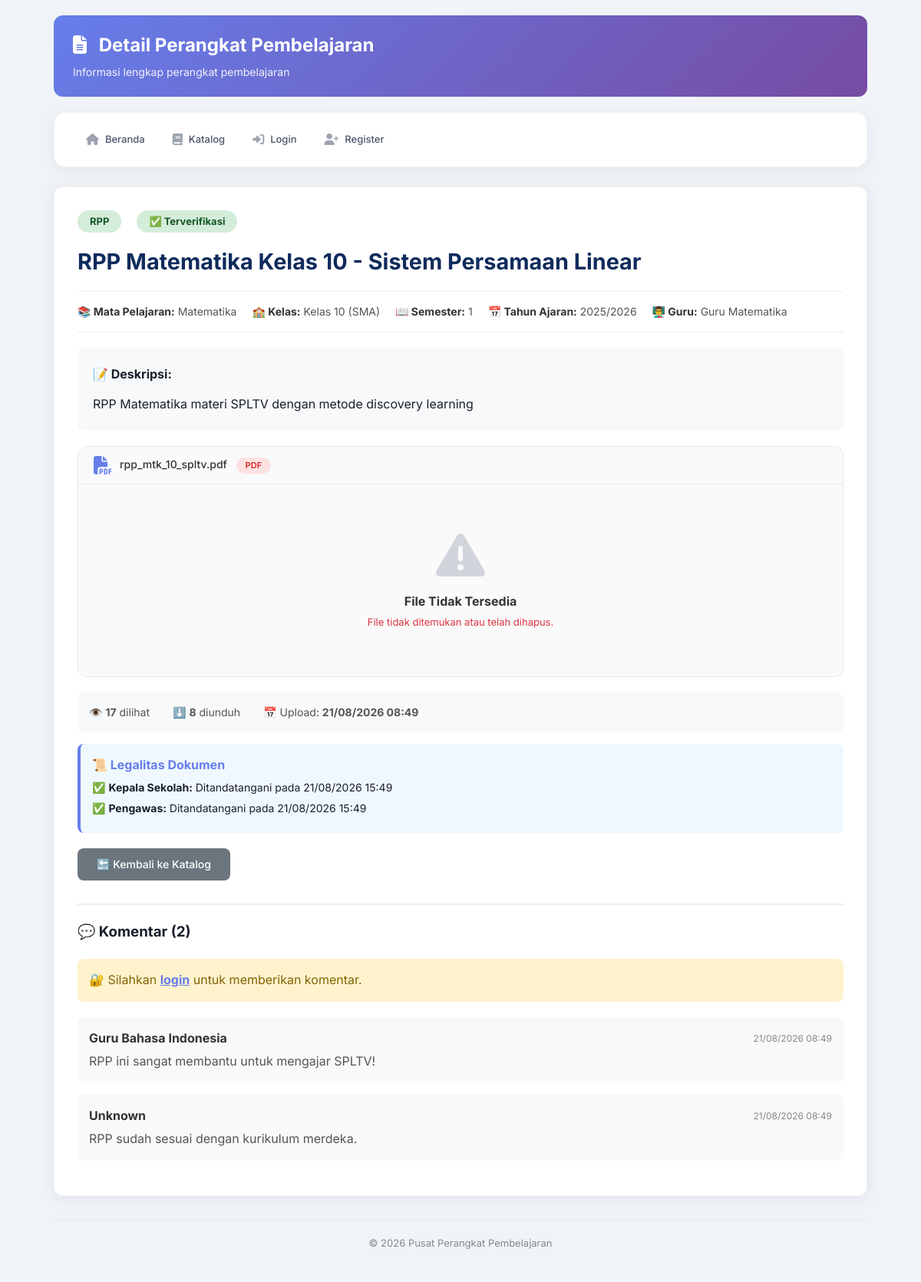
Screenshot of /detail.php?id=1 with the database file from the repository.
### tables this page shows
CREATE TABLE `perangkat` (
  `id` int(11) NOT NULL,
  `judul` varchar(200) NOT NULL,
  `deskripsi` text DEFAULT NULL,
  `jenis` enum('RPP','Modul','PPT','Video','Soal','Lainnya') NOT NULL,
  `file_path` varchar(255) NOT NULL,
  `thumbnail` varchar(255) DEFAULT NULL,
  `semester` enum('1','2') NOT NULL,
  `tahun_ajaran` varchar(9) NOT NULL,
  `id_mapel` int(11) DEFAULT NULL,
  `id_kelas` int(11) DEFAULT NULL,
  `id_guru` int(11) DEFAULT NULL,
  `status` enum('draft','pending_kepsek','ditolak_kepsek','pending_pengawas','ditolak_pengawas','terverifikasi') DEFAULT 'draft',
  `ttd_kepsek` varchar(255) DEFAULT NULL,
  `ttd_kepsek_date` datetime DEFAULT NULL,
  `catatan_kepsek` text DEFAULT NULL,
  `ttd_pengawas` varchar(255) DEFAULT NULL,
  `ttd_pengawas_date` datetime DEFAULT NULL,
  `catatan_pengawas` text DEFAULT NULL,
  `views` int(11) DEFAULT 0,
  `downloads` int(11) DEFAULT 0,
  `created_at` timestamp NOT NULL DEFAULT current_timestamp(),
  `updated_at` timestamp NOT NULL DEFAULT current_timestamp() ON UPDATE current_timestamp()
);

CREATE TABLE `mata_pelajaran` (
  `id` int(11) NOT NULL,
  `nama_mapel` varchar(50) NOT NULL,
  `kode_mapel` varchar(10) NOT NULL
);

CREATE TABLE `kelas` (
  `id` int(11) NOT NULL,
  `nama_kelas` varchar(10) NOT NULL,
  `jenjang` varchar(20) DEFAULT 'SMA'
);

CREATE TABLE `users` (
  `id` int(11) NOT NULL,
  `name` varchar(100) NOT NULL,
  `email` varchar(100) NOT NULL,
  `password` varchar(255) NOT NULL,
  `role` enum('guru','kepala_sekolah','pengawas','dinas','admin') NOT NULL,
  `nip` varchar(20) DEFAULT NULL,
  `sekolah` varchar(100) DEFAULT NULL,
  `sekolah_id` int(11) DEFAULT NULL,
  `phone` varchar(15) DEFAULT NULL,
  `photo` varchar(255) DEFAULT NULL,
  `is_active` tinyint(1) DEFAULT 1,
  `created_at` timestamp NOT NULL DEFAULT current_timestamp(),
  `updated_at` timestamp NOT NULL DEFAULT current_timestamp() ON UPDATE current_timestamp()
);

CREATE TABLE `komentar` (
  `id` int(11) NOT NULL,
  `id_perangkat` int(11) DEFAULT NULL,
  `id_user` int(11) DEFAULT NULL,
  `komentar` text DEFAULT NULL,
  `created_at` timestamp NOT NULL DEFAULT current_timestamp()
);

### config/database.php (called while the page is built, shortened)
<?php
$host = 'localhost';
$username = 'root';
$password = '';
$database = 'perangkat_pembelajaran';
$conn = mysqli_connect($host, $username, $password, $database);
mysqli_set_charset($conn, "utf8mb4");
function fetchAll($sql) {
    global $conn;
    $result = mysqli_query($conn, $sql);
    $data = [];
    while ($row = mysqli_fetch_assoc($result)) {
        $data[] = $row;
    }
    return $data;
}
function fetchOne($sql) {
    global $conn;
    $result = mysqli_query($conn, $sql);
    return mysqli_fetch_assoc($result);
}
?>

### detail.php (the view, shortened to what this page needs)
<?php
include_once 'config/database.php';
$id = isset($_GET['id']) ? (int)$_GET['id'] : 0;
$perangkat = fetchOne("
    SELECT p.*, u.name as guru_name, u.email as guru_email,
           mp.nama_mapel, k.nama_kelas, k.jenjang
    FROM perangkat p
    LEFT JOIN users u ON p.id_guru = u.id
    LEFT JOIN mata_pelajaran mp ON p.id_mapel = mp.id
    LEFT JOIN kelas k ON p.id_kelas = k.id
    WHERE p.id = $id
");
$komentar = fetchAll("
    SELECT k.*, u.name as user_name, u.role as user_role
    FROM komentar k
    LEFT JOIN users u ON k.id_user = u.id
    WHERE k.id_perangkat = $id
    ORDER BY k.created_at DESC
");
function getFileType($filename) {
    $ext = strtolower(pathinfo($filename, PATHINFO_EXTENSION));
    if ($ext == 'pdf') {
        return 'pdf';
    }
    return 'other';
}
function getFileIcon($filename) {
    $ext = strtolower(pathinfo($filename, PATHINFO_EXTENSION));
    $icons = [
        'pdf' => 'fa-file-pdf',
        'doc' => 'fa-file-word',
        'docx' => 'fa-file-word',
        'xls' => 'fa-file-excel',
        'xlsx' => 'fa-file-excel',
        'ppt' => 'fa-file-powerpoint',
        'pptx' => 'fa-file-powerpoint',
        'mp4' => 'fa-file-video',
        'webm' => 'fa-file-video',
        'mov' => 'fa-file-video',
        'avi' => 'fa-file-video',
        'mkv' => 'fa-file-video',
        'zip' => 'fa-file-archive',
        'rar' => 'fa-file-archive',
        'jpg' => 'fa-file-image',
        'jpeg' => 'fa-file-image',
        'png' => 'fa-file-image',
        'gif' => 'fa-file-image',
        'webp' => 'fa-file-image',
        'txt' => 'fa-file-alt',
        'link' => 'fa-link',
        'youtube' => 'fa-youtube',
        'drive' => 'fa-google-drive',
    ];
    return $icons[$ext] ?? 'fa-file';
}
function isLink($path) {
    return filter_var($path, FILTER_VALIDATE_URL) !== false;
}
function isYoutube($path) {
    return isLink($path) && (strpos($path, 'youtube.com') !== false || strpos($path, 'youtu.be') !== false);
}
function isGoogleDrive($path) {
    return isLink($path) && strpos($path, 'drive.google.com') !== false;
}
?>
<!DOCTYPE html>
<html lang="id">
<head>
    <link rel="stylesheet" href="https://cdnjs.cloudflare.com/ajax/libs/font-awesome/6.4.0/css/all.min.css">
</head>
<body>
    <div class="container">
        <header class="header">
            <div>
                <h1><i class="fas fa-file-alt"></i> Detail Perangkat Pembelajaran</h1>
                <p>Informasi lengkap perangkat pembelajaran</p>
            </div>
        </header>
        <?php include_once 'navbar.php'; ?>
        <main>
            <div class="detail-container">
                <div style="display:flex; align-items:center; flex-wrap:wrap; gap:10px;">
                    <span class="badge badge-<?php echo strtolower($perangkat['jenis']); ?>">
                        <?php echo $perangkat['jenis']; ?>
                    </span>
                    <span class="status-info status-<?php echo $perangkat['status']; ?>">
                        <?php
                        $status_label = [
                            'draft' => '📝 Draft',
                            'pending_kepsek' => '⏳ Menunggu Kepsek',
                            'ditolak_kepsek' => '❌ Ditolak Kepsek',
                            'pending_pengawas' => '⏳ Menunggu Pengawas',
                            'ditolak_pengawas' => '❌ Ditolak Pengawas',
                            'terverifikasi' => '✅ Terverifikasi'
                        ];
                        echo $status_label[$perangkat['status']] ?? $perangkat['status'];
                        ?>
                    </span>
                </div>
                <h1><?php echo htmlspecialchars($perangkat['judul']); ?></h1>
                <div class="detail-meta">
                    <div class="meta-item"><strong>📚 Mata Pelajaran:</strong> <?php echo $perangkat['nama_mapel'] ?? '-'; ?></div>
                    <div class="meta-item"><strong>🏫 Kelas:</strong> Kelas <?php echo $perangkat['nama_kelas'] ?? '-'; ?> (<?php echo $perangkat['jenjang'] ?? '-'; ?>)</div>
                    <div class="meta-item"><strong>📖 Semester:</strong> <?php echo $perangkat['semester']; ?></div>
                    <div class="meta-item"><strong>📅 Tahun Ajaran:</strong> <?php echo $perangkat['tahun_ajaran']; ?></div>
                    <div class="meta-item"><strong>👨‍🏫 Guru:</strong> <?php echo $perangkat['guru_name'] ?? 'Unknown'; ?></div>
                </div>
                <?php if (!empty($perangkat['deskripsi'])): ?>
                    <div class="detail-description">
                        <strong>📝 Deskripsi:</strong>
                        <p style="margin-top:10px;"><?php echo nl2br(htmlspecialchars($perangkat['deskripsi'])); ?></p>
                    </div>
                <?php endif; ?>
                <?php
                $file_path = $perangkat['file_path'];
                $is_link = isLink($file_path);
                $is_youtube = isYoutube($file_path);
                $is_drive = isGoogleDrive($file_path);
                $youtube_id = $is_youtube ? getYoutubeId($file_path) : null;
                $drive_id = $is_drive ? getGoogleDriveId($file_path) : null;
                $file_type = $is_link ? 'link' : getFileType($file_path);
                $file_icon = $is_link ? ($is_youtube ? 'fa-youtube' : ($is_drive ? 'fa-google-drive' : 'fa-link')) : getFileIcon($file_path);
                ?>
                <?php if (!empty($file_path)): ?>
                    <div class="file-preview-container">
                        <div class="preview-header">
                            <div class="file-info">
                                <i class="fas <?php echo $file_icon; ?>"></i>
                                <div>
                                    <div class="file-name">
                                        <?php echo $is_link ? $file_path : basename($file_path); ?>
                                        <span class="file-type-badge <?php echo $file_type; ?>">
                                            <?php echo strtoupper($file_type); ?>
                                        </span>
                                    </div>
                                </div>
                            </div>
                        </div>
                        <div class="preview-body">
                            <?php if ($is_youtube && $youtube_id): ?>
                                <div class="youtube-wrapper">
                                    <iframe src="https://www.youtube.com/embed/<?php echo $youtube_id; ?>"
                                            allowfullscreen
                                            allow="accelerometer; autoplay; clipboard-write; encrypted-media; gyroscope; picture-in-picture">
                                    </iframe>
                                </div>
                            <?php else: ?>
                                <div class="preview-placeholder" style="color:#dc3545;">
                                    <i class="fas fa-exclamation-triangle"></i>
                                    <h4>File Tidak Tersedia</h4>
                                    <p>File tidak ditemukan atau telah dihapus.</p>
                                </div>
                            <?php endif; ?>
                        </div>
                    </div>
                <?php else: ?>
                    <div style="background:#fef2f2; padding:15px; border-radius:8px; color:#dc3545; text-align:center; margin:20px 0;">
                        <i class="fas fa-exclamation-triangle"></i> File tidak tersedia atau telah dihapus.
                    </div>
                <?php endif; ?>
                <div class="stats-info">
                    <div class="stat-item">👁️ <strong><?php echo $perangkat['views']; ?></strong> dilihat</div>
                    <div class="stat-item">⬇️ <strong><?php echo $perangkat['downloads']; ?></strong> diunduh</div>
                    <div class="stat-item">📅 Upload: <strong><?php echo date('d/m/Y H:i', strtotime($perangkat['created_at'])); ?></strong></div>
                </div>
                <?php if ($perangkat['status'] == 'terverifikasi'): ?>
                    <div style="background:#f0f8ff; padding:15px; border-radius:8px; margin:15px 0; border-left:4px solid #667eea;">
                        <h4 style="color:#667eea;">📜 Legalitas Dokumen</h4>
                        <?php if (!empty($perangkat['ttd_kepsek'])): ?>
                            <p style="margin:5px 0; font-size:14px;">
                                ✅ <strong>Kepala Sekolah:</strong> Ditandatangani pada
                                <?php echo date('d/m/Y H:i', strtotime($perangkat['ttd_kepsek_date'])); ?>
                            </p>
                        <?php endif; ?>
                        <?php if (!empty($perangkat['ttd_pengawas'])): ?>
                            <p style="margin:5px 0; font-size:14px;">
                                ✅ <strong>Pengawas:</strong> Ditandatangani pada
                                <?php echo date('d/m/Y H:i', strtotime($perangkat['ttd_pengawas_date'])); ?>
                            </p>
                        <?php endif; ?>
                    </div>
                <?php endif; ?>
                <div class="detail-actions">
                    <a href="/website_perangkat/katalog.php" class="btn-back">🔙 Kembali ke Katalog</a>
                </div>
                <div class="komentar-section">
                    <h3>💬 Komentar (<?php echo count($komentar); ?>)</h3>
                    <?php if (isset($_SESSION['user_id'])): ?>
                        <form method="POST" class="komentar-form">
                            <textarea name="komentar" placeholder="Tulis komentar Anda..." required></textarea>
                            <button type="submit" class="btn-submit">💬 Kirim Komentar</button>
                        </form>
                    <?php else: ?>
                        <div class="login-warning">
                            🔐 Silahkan <a href="/website_perangkat/login.php">login</a> untuk memberikan komentar.
                        </div>
                    <?php endif; ?>
                    <?php if (count($komentar) > 0): ?>
                        <div style="margin-top:20px;">
                            <?php foreach ($komentar as $k): ?>
                                <div class="komentar-item">
                                    <div class="komentar-header">
                                        <span class="name"><?php echo htmlspecialchars($k['user_name'] ?? 'Unknown'); ?></span>
                                        <span class="date"><?php echo date('d/m/Y H:i', strtotime($k['created_at'])); ?></span>
                                    </div>
                                    <div class="komentar-body">
                                        <?php echo nl2br(htmlspecialchars($k['komentar'])); ?>
                                    </div>
                                </div>
                            <?php endforeach; ?>
                        </div>
                    <?php else: ?>
                        <p style="color:#888; margin-top:15px;">Belum ada komentar. Jadilah yang pertama!</p>
                    <?php endif; ?>
                </div>
            </div>
        </main>
        <footer class="footer">
            <p>&copy; <?php echo date('Y'); ?> Pusat Perangkat Pembelajaran</p>
        </footer>
    </div>
</body>
</html>

### rows the page displays
perangkat: jenis "RPP", status "✅ Terverifikasi", judul "RPP Matematika Kelas 10 - Sistem Persamaan Linear", id_mapel.nama_mapel "Matematika", id_kelas.nama_kelas "10", id_kelas.jenjang "SMA", semester "1", tahun_ajaran "2025/2026", id_guru.name "Guru Matematika", deskripsi "RPP Matematika materi SPLTV dengan metode discovery learning", file_path "rpp_mtk_10_spltv.pdf", file_path "PDF", views "17", downloads "8", created_at "21/08/2026 08:49", ttd_kepsek_date "21/08/2026 15:49", ttd_pengawas_date "21/08/2026 15:49"
komentar: id_user.name "Guru Bahasa Indonesia", created_at "21/08/2026 08:49", komentar "RPP ini sangat membantu untuk mengajar SPLTV!"
komentar: user_name "Unknown", created_at "21/08/2026 08:49", komentar "RPP sudah sesuai dengan kurikulum merdeka."

### other values shown
count($komentar) "2"
